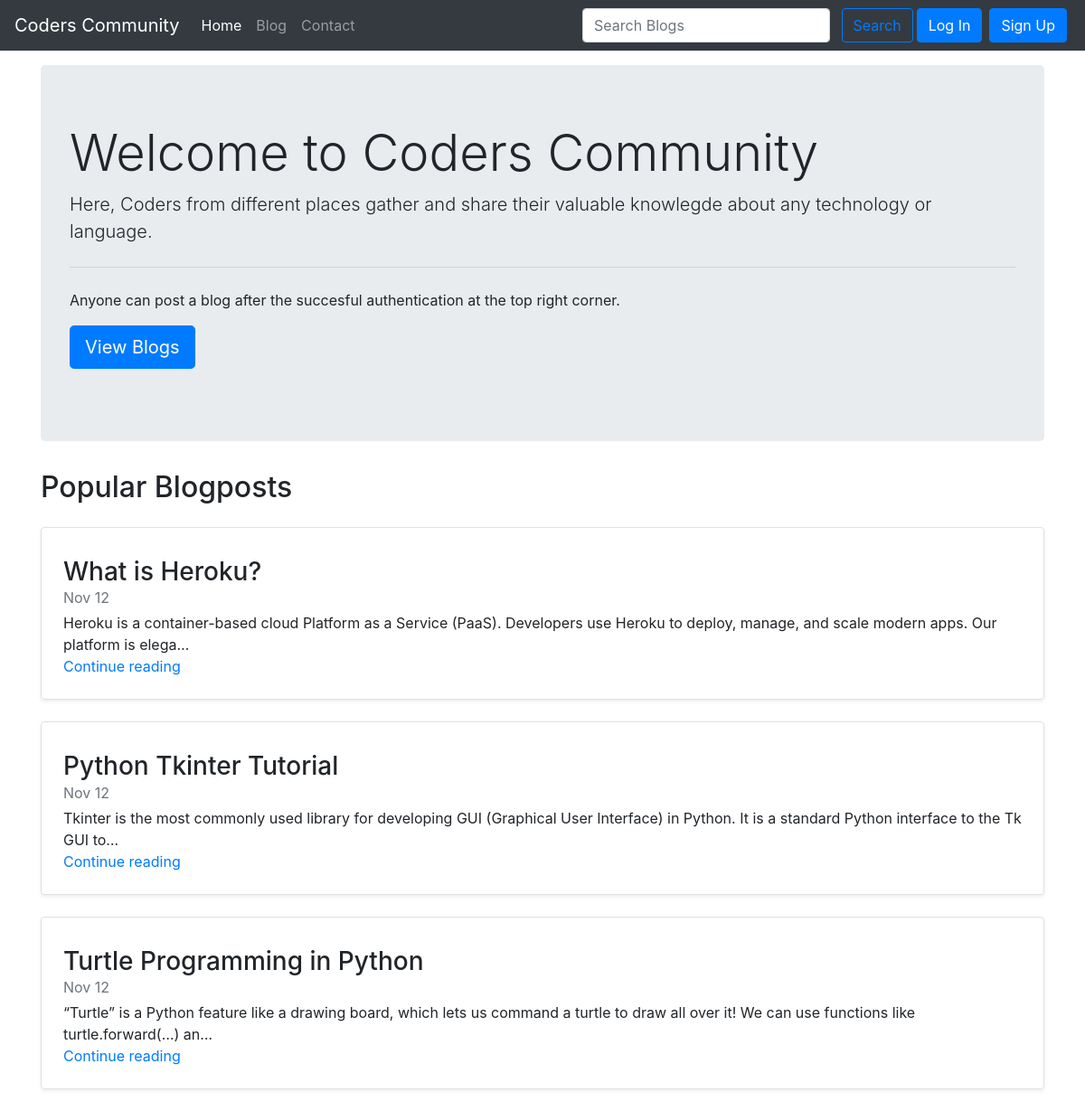
The app's page /, older data.
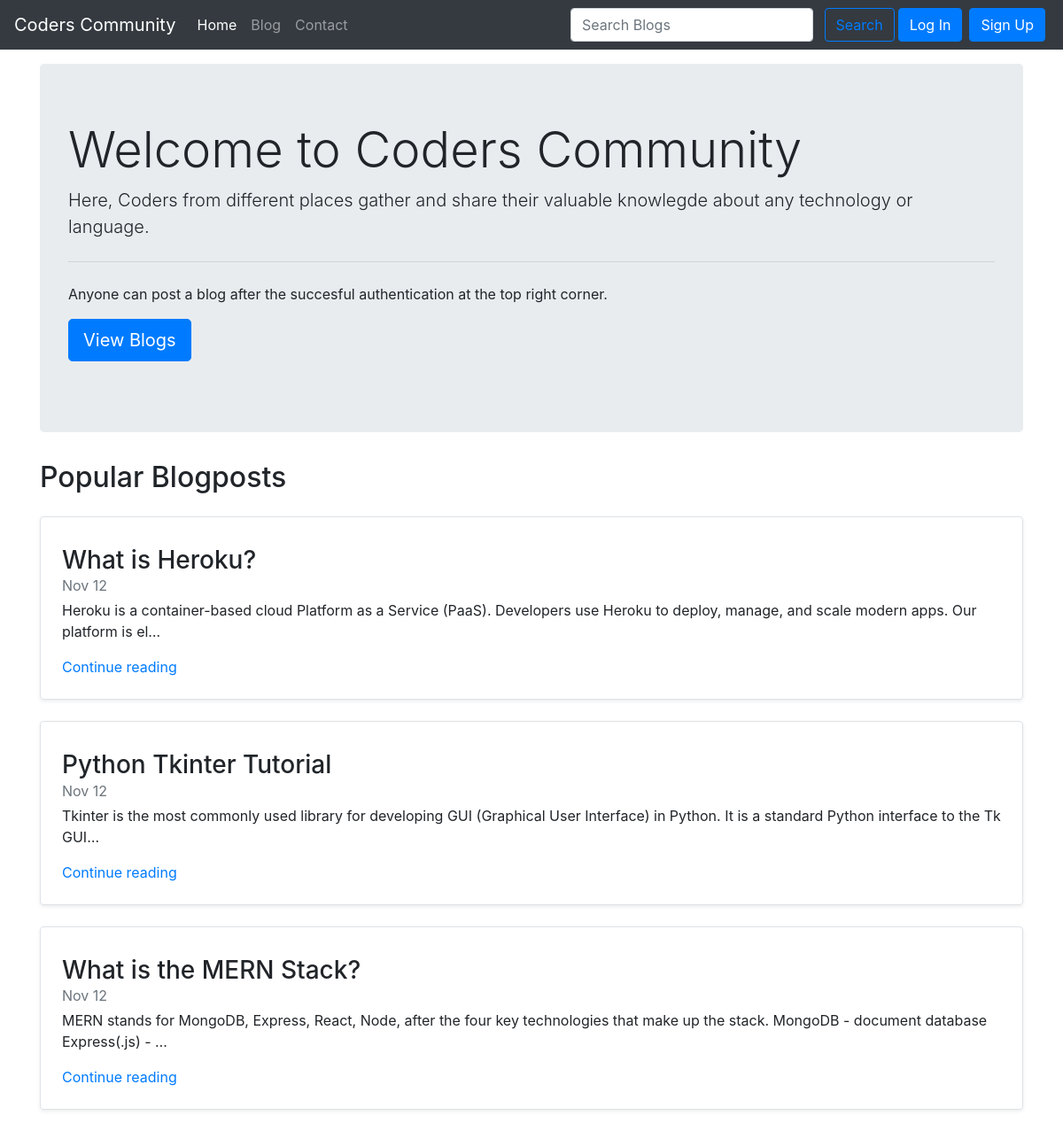
The same page, newer data.
### blog/models.py (models this page shows, shortened)
class Post(models.Model):
    sno=models.AutoField(primary_key=True)
    title=models.CharField(max_length=50)
    content=models.TextField()
    author=models.CharField(max_length=50)
    authorDesc=models.CharField(max_length=250)
    user = models.ForeignKey(User, blank=True, null=True,
                             on_delete=models.CASCADE)
    slug=models.CharField(max_length=100)
    views=models.IntegerField(default=0)
    timeStamp=models.DateTimeField(blank=True)

### home/views.py (the view)
# urls.py: 2. Add a URL to urlpatterns:  path('', views.home, name='home')
def home(request):
    allPost=Post.objects.all().order_by("-views")[:3]
    context={'allposts':allPost}
    return render(request,"home/home.html",context)

### templates/home/home.html (shortened to what this page needs)
{% extends 'base.html' %}
{% block homeactive %} active {% endblock homeactive %}
{% block body %}
<div class="container my-3">
    <div class="jumbotron">
        <h1 class="display-4">Welcome to Coders Community</h1>
        <p class="lead">Here, Coders from different places gather and share their valuable knowlegde about any technology or language.</p>
        <hr class="my-4">
        <p>Anyone can post a blog after the succesful authentication at the top right corner.</p>
        <p class="lead">
          <a class="btn btn-primary btn-lg" href="/blog" role="button">View Blogs</a>
        </p>
      </div>
</div>
<div class="container">
    <h2>Popular Blogposts</h2>
    {% for post in allposts %}
    <div class="row no-gutters border rounded overflow-hidden flex-md-row mb-4 my-4 shadow-sm h-md-250 position-relative">
        <div class="col p-4 d-flex flex-column position-static">
          <h3 class="mb-0">{{post.title}}</h3>
          <div class="mb-1 text-muted">Nov 12</div>
          <p class="card-text mb-auto">{{post.content|safe| truncatechars:150}}</p>
          <a href="/blog/{{post.slug}}" class="stretched-link">Continue reading</a>
        </div>
      </div>
      {% endfor %}
</div>
{% endblock body %}

Row changes from the older to the newer data that the page shows:
no longer on this page (row edited): Post: title "Turtle Programming in Python", content "“Turtle” is a Python feature like a drawing board, which lets us command a turtle to draw all over it! We can use functions like turtle.forward(…) an…"
changed Post "What is Heroku?": content "Heroku is a container-based cloud Platform as a Service (PaaS). Developers use Heroku to deploy, manage, and scale modern apps. Our platform is elega…" → "Heroku is a container-based cloud Platform as a Service (PaaS). Developers use Heroku to deploy, manage, and scale modern apps. Our platform is el…"
changed Post "Python Tkinter Tutorial": content "Tkinter is the most commonly used library for developing GUI (Graphical User Interface) in Python. It is a standard Python interface to the Tk GUI to…" → "Tkinter is the most commonly used library for developing GUI (Graphical User Interface) in Python. It is a standard Python interface to the Tk GUI…"
now on this page (row edited): Post: title "What is the MERN Stack?", content "MERN stands for MongoDB, Express, React, Node, after the four key technologies that make up the stack. MongoDB - document database Express(.js) - …"
